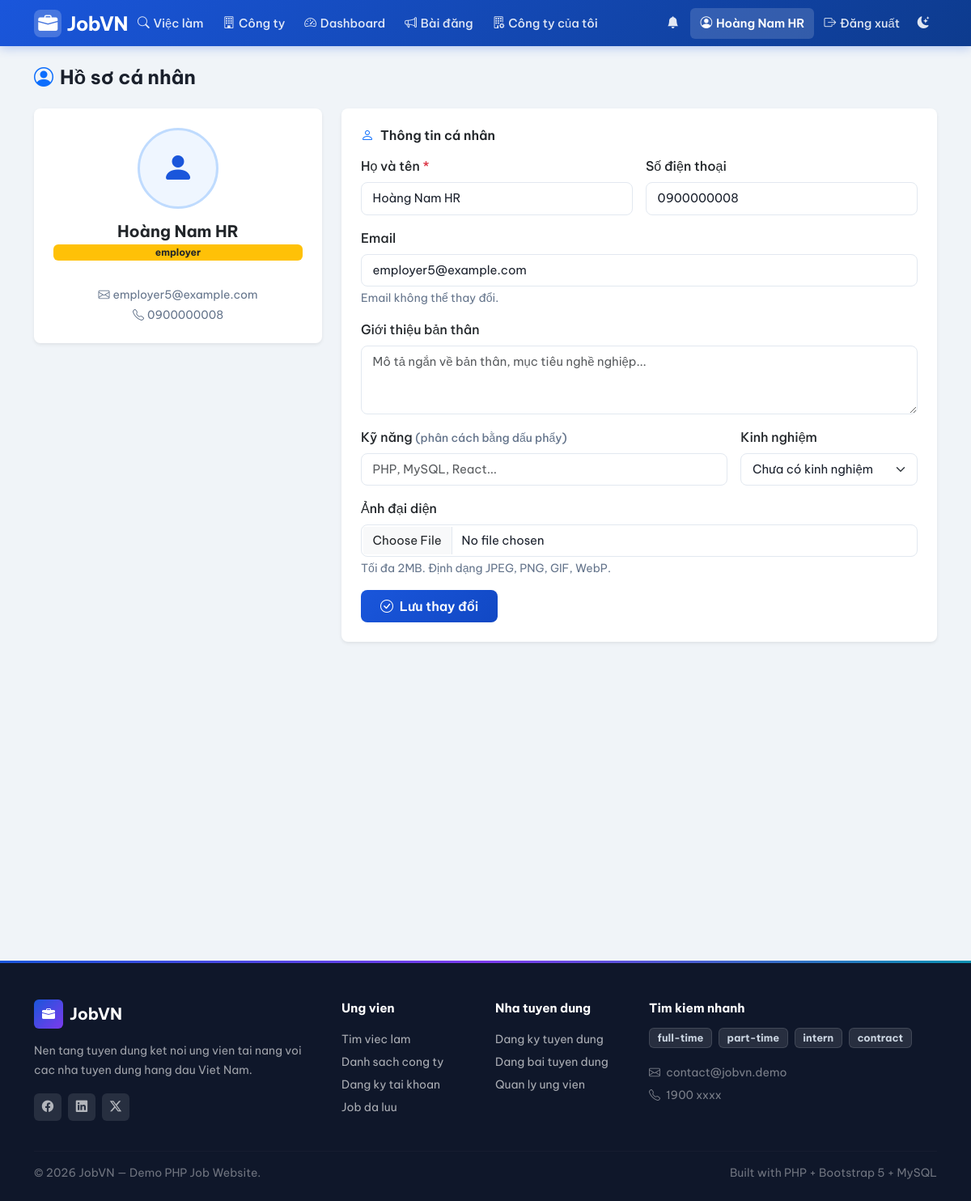
/index.php?page=user/profile (signed in), run on the app's committed database.
### tables this page shows
CREATE TABLE users (
    id INT AUTO_INCREMENT PRIMARY KEY,
    email VARCHAR(150) NOT NULL UNIQUE,
    password VARCHAR(255) NOT NULL,              
    full_name VARCHAR(150) NOT NULL,
    role ENUM('admin','employer','user') NOT NULL DEFAULT 'user',
    phone VARCHAR(30) NULL,
    bio TEXT NULL,                                
    skills VARCHAR(500) NULL,                     
    experience_years TINYINT NULL,                
    avatar VARCHAR(255) NULL,                     
    created_at DATETIME NOT NULL DEFAULT CURRENT_TIMESTAMP
);

### public/index.php (called while the page is built, shortened)
<?php
require_once __DIR__ . '/../src/db.php';
require_once __DIR__ . '/../src/helpers.php';
require_once __DIR__ . '/../src/auth.php';
$routes = [
    'home'                    => 'home.php',
    'login'                   => 'login.php',
    'register'                => 'register.php',
    'logout'                  => 'logout.php',
    'jobs'                    => 'jobs.php',
    'job_detail'              => 'job_detail.php',
    'companies'               => 'companies.php',
    'company_detail'          => 'company_detail.php',
    'download_cv'             => 'download_cv.php',
    'user/apply'              => 'user/apply.php',
    'user/my_applications'    => 'user/my_applications.php',
    'user/notifications'      => 'user/notifications.php',
    'user/profile'            => 'user/profile.php',
    'user/saved_jobs'         => 'user/saved_jobs.php',
    'user/become_employer'    => 'user/become_employer.php',
    'employer/dashboard'      => 'employer/dashboard.php',
    'employer/jobs'           => 'employer/jobs.php',
    'employer/job_form'       => 'employer/job_form.php',
    'employer/job_delete'     => 'employer/job_delete.php',
    'employer/applications'   => 'employer/applications.php',
    'employer/company'        => 'employer/company.php',
    'admin/dashboard'         => 'admin/dashboard.php',
    'admin/users'             => 'admin/users.php',
    'admin/user_delete'       => 'admin/user_delete.php',
    'admin/jobs'              => 'admin/jobs.php',
    'admin/job_delete'        => 'admin/job_delete.php',
    'admin/companies'             => 'admin/companies.php',
    'admin/applications'          => 'admin/applications.php',
    'admin/employer_requests'     => 'admin/employer_requests.php',
];
$page = $_GET['page'] ?? 'home';
$file = __DIR__ . '/../src/pages/' . $routes[$page];
require $file;

### src/helpers.php (called while the page is built, shortened)
<?php
function e($v): string
{
    return htmlspecialchars((string)$v, ENT_QUOTES, 'UTF-8');
}
function url(string $page, array $params = []): string
{
    $params = array_merge(['page' => $page], $params);
    return BASE_URL . '?' . http_build_query($params);
}

### src/db.php (called while the page is built, shortened)
<?php
function db(): PDO
{
    static $pdo = null;
    if ($pdo === null) {
        $dsn = 'mysql:host=' . DB_HOST . ';port=' . DB_PORT . ';dbname=' . DB_NAME . ';charset=utf8mb4';
        $attempts = 0;
        while (true) {
            try {
                $pdo = new PDO($dsn, DB_USER, DB_PASS, [
                    PDO::ATTR_ERRMODE              => PDO::ERRMODE_EXCEPTION,
                    PDO::ATTR_DEFAULT_FETCH_MODE   => PDO::FETCH_ASSOC,
                    PDO::ATTR_EMULATE_PREPARES     => false,
                    PDO::MYSQL_ATTR_INIT_COMMAND   => "SET NAMES utf8mb4 COLLATE utf8mb4_unicode_ci",
                ]);
                break;
            } catch (PDOException $e) {
                $attempts++;
                if ($attempts >= 10) {
                    die('Không kết nối được MySQL: ' . $e->getMessage());
                }
                sleep(1);
            }
        }
    }
    return $pdo;
}

### src/auth.php (called while the page is built, shortened)
<?php
require_once __DIR__ . '/db.php';
function current_user(): ?array
{
    static $cache = null;
    if ($cache !== null) return $cache;
    $stmt = db()->prepare('SELECT * FROM users WHERE id = ?');
    $stmt->execute([$_SESSION['user_id']]);
    $cache = $stmt->fetch() ?: null;
    return $cache;
}
function require_role(string ...$roles): array
{
    $u = current_user();
    return $u;
}

### src/pages/user/profile.php (the view, shortened to what this page needs)
<?php
$u = require_role('user', 'employer', 'admin');
$stmt = db()->prepare('SELECT * FROM users WHERE id = ?');
$stmt->execute([$u['id']]);
require __DIR__ . '/../../layout/header.php';
?>
<h4 class="fw-700 mb-4">
    <i class="bi bi-person-circle me-2 text-primary"></i>Hồ sơ cá nhân
</h4>
<div class="row g-4">
    <div class="col-md-4">
        <div class="card border-0 shadow-sm rounded-3 text-center p-4">
            <?php if (!empty($u['avatar'])): ?>
                <img src="/uploads/avatars/<?= e($u['avatar']) ?>"
                     alt="Avatar"
                     style="width:100px;height:100px;border-radius:50%;object-fit:cover;border:3px solid #e2e8f0;margin:0 auto 1rem">
            <?php else: ?>
                <div style="width:100px;height:100px;border-radius:50%;background:#eff6ff;border:3px solid #bfdbfe;
                            display:flex;align-items:center;justify-content:center;margin:0 auto 1rem;color:#1a56db;font-size:2.5rem">
                    <i class="bi bi-person-fill"></i>
                </div>
            <?php endif; ?>
            <h5 class="fw-700 mb-1"><?= e($u['full_name']) ?></h5>
            <span class="badge bg-<?= ['admin'=>'danger','employer'=>'warning text-dark','user'=>'success'][$u['role']] ?? 'secondary' ?> mb-3">
                <?= e($u['role']) ?>
            </span>
            <div class="mt-3 text-muted small">
                <i class="bi bi-envelope me-1"></i><?= e($u['email']) ?>
            </div>
            <?php if ($u['phone']): ?>
            <div class="text-muted small mt-1">
                <i class="bi bi-telephone me-1"></i><?= e($u['phone']) ?>
            </div>
            <?php endif; ?>
        </div>
    </div>
    <div class="col-md-8">
        <div class="card border-0 shadow-sm rounded-3 mb-4">
            <div class="card-body p-4">
                <h6 class="fw-600 mb-3">
                    <i class="bi bi-person text-primary me-2"></i>Thông tin cá nhân
                </h6>
                <form method="post" enctype="multipart/form-data">
                    <div class="row g-3">
                        <div class="col-md-6">
                            <label class="form-label fw-500">Họ và tên <span class="text-danger">*</span></label>
                            <input name="full_name" value="<?= e($u['full_name']) ?>"
                                   class="form-control" required>
                        </div>
                        <div class="col-md-6">
                            <label class="form-label fw-500">Số điện thoại</label>
                            <input name="phone" value="<?= e($u['phone'] ?? '') ?>"
                                   class="form-control" placeholder="0900000000">
                        </div>
                        <div class="col-md-12">
                            <label class="form-label fw-500">Email</label>
                            <input type="email" value="<?= e($u['email']) ?>"
                                   class="form-control" readonly style="background:#f8fafc">
                            <div class="form-text text-muted">Email không thể thay đổi.</div>
                        </div>
                        <div class="col-md-12">
                            <label class="form-label fw-500">Giới thiệu bản thân</label>
                            <textarea name="bio" class="form-control" rows="3"
                                      placeholder="Mô tả ngắn về bản thân, mục tiêu nghề nghiệp..."><?= e($u['bio'] ?? '') ?></textarea>
                        </div>
                        <div class="col-md-8">
                            <label class="form-label fw-500">Kỹ năng <span class="text-muted small fw-400">(phân cách bằng dấu phẩy)</span></label>
                            <input name="skills" value="<?= e($u['skills'] ?? '') ?>"
                                   class="form-control" placeholder="PHP, MySQL, React...">
                        </div>
                        <div class="col-md-4">
                            <label class="form-label fw-500">Kinh nghiệm</label>
                            <select name="experience_years" class="form-select">
                                <?php for ($y = 0; $y <= 10; $y++): ?>
                                    <option value="<?= $y ?>" <?= ($u['experience_years'] ?? null) == $y ? 'selected' : '' ?>>
                                        <?= $y === 0 ? 'Chưa có kinh nghiệm' : ($y < 10 ? $y . ' năm' : '10+ năm') ?>
                                    </option>
                                <?php endfor; ?>
                            </select>
                        </div>
                        <div class="col-md-12">
                            <label class="form-label fw-500">Ảnh đại diện</label>
                            <input type="file" name="avatar" accept="image/*" class="form-control">
                            <div class="form-text text-muted">Tối đa 2MB. Định dạng JPEG, PNG, GIF, WebP.</div>
                        </div>
                    </div>
                    <div class="mt-3">
                        <button class="btn btn-primary px-4">
                            <i class="bi bi-check-circle me-1"></i> Lưu thay đổi
                        </button>
                    </div>
                </form>
            </div>
        </div>
    </div>
</div>
<?php require __DIR__ . '/../../layout/footer.php';

### src/layout/header.php (shortened to what this page needs)
<?php
$u = current_user();
$currentPage = $_GET['page'] ?? 'home';
?>
<!doctype html>
<html lang="vi">
<head>
    <link href="https://cdn.jsdelivr.net/npm/bootstrap@5.3.2/dist/css/bootstrap.min.css" rel="stylesheet">
    <link href="https://cdn.jsdelivr.net/npm/bootstrap-icons@1.11.3/font/bootstrap-icons.min.css" rel="stylesheet">
</head>
<body>
<nav class="navbar navbar-expand-lg navbar-main">
    <div class="container">
        <a class="navbar-brand-logo text-decoration-none" href="<?= e(url('home')) ?>">
            <div class="logo-icon"><i class="bi bi-briefcase-fill text-white"></i></div>
            JobVN
        </a>
        <div class="collapse navbar-collapse" id="mainNav">
            <ul class="navbar-nav me-auto">
                <li class="nav-item">
                    <a class="nav-link <?= in_array($currentPage, ['jobs','job_detail']) ? 'active' : '' ?>"
                       href="<?= e(url('jobs')) ?>">
                        <i class="bi bi-search"></i> Việc làm
                    </a>
                </li>
                <li class="nav-item">
                    <a class="nav-link <?= $currentPage === 'companies' ? 'active' : '' ?>"
                       href="<?= e(url('companies')) ?>">
                        <i class="bi bi-building"></i> Công ty
                    </a>
                </li>
                <?php if ($u && $u['role'] === 'employer'): ?>
                    <li class="nav-item">
                        <a class="nav-link <?= $currentPage === 'employer/dashboard' ? 'active' : '' ?>"
                           href="<?= e(url('employer/dashboard')) ?>">
                            <i class="bi bi-speedometer2"></i> Dashboard
                        </a>
                    </li>
                    <li class="nav-item">
                        <a class="nav-link <?= in_array($currentPage, ['employer/jobs','employer/job_form']) ? 'active' : '' ?>"
                           href="<?= e(url('employer/jobs')) ?>">
                            <i class="bi bi-megaphone"></i> Bài đăng
                        </a>
                    </li>
                    <li class="nav-item">
                        <a class="nav-link <?= $currentPage === 'employer/company' ? 'active' : '' ?>"
                           href="<?= e(url('employer/company')) ?>">
                            <i class="bi bi-building-gear"></i> Công ty của tôi
                        </a>
                    </li>
                <?php endif; ?>
            </ul>
            <ul class="navbar-nav align-items-lg-center">
                <?php if ($u): ?>
                    <li class="nav-item">
                        <a class="nav-link <?= $currentPage === 'user/notifications' ? 'active' : '' ?>"
                           href="<?= e(url('user/notifications')) ?>"
                           title="Thông báo"
                           style="position:relative;padding-right:0.9rem !important">
                            <i class="bi bi-bell-fill"></i>
                        </a>
                    </li>
                    <li class="nav-item">
                        <a class="nav-link <?= in_array($currentPage, ['user/profile']) ? 'active' : '' ?>"
                           href="<?= e(url('user/profile')) ?>">
                            <?php if (!empty($u['avatar'])): ?>
                                <img src="/uploads/avatars/<?= e($u['avatar']) ?>"
                                     style="width:28px;height:28px;border-radius:50%;object-fit:cover;border:2px solid rgba(255,255,255,0.4);vertical-align:middle">
                            <?php else: ?>
                                <i class="bi bi-person-circle"></i>
                            <?php endif; ?>
                            <span class="d-none d-lg-inline"><?= e($u['full_name']) ?></span>
                        </a>
                    </li>
                    <li class="nav-item">
                        <a class="nav-link" href="<?= e(url('logout')) ?>">
                            <i class="bi bi-box-arrow-right"></i> Đăng xuất
                        </a>
                    </li>
                <?php endif; ?>
                <li class="nav-item">
                    <button id="theme-toggle" class="nav-link btn btn-link border-0" title="Chuyển dark/light mode"
                            style="background:none;padding:0.5rem 0.6rem !important">
                        <i id="theme-icon" class="bi bi-moon-stars-fill"></i>
                    </button>
                </li>
            </ul>
        </div>
    </div>
</nav>
<main class="container py-4">

### src/layout/header.php (style rules this page uses)
:root { --bg-main: #f0f4f8; --bg-card: #ffffff; --text-main: #1a202c; --text-muted: #64748b; --border-color: #e2e8f0; --navbar-bg: linear-gradient(135deg, #1a56db 0%, #0d3b8e 100%); --table-hover-bg: #f8faff; --input-bg: #ffffff; --footer-bg: #1e293b; }
body { font-family: 'Be Vietnam Pro', sans-serif; background: var(--bg-main); color: var(--text-main); transition: background 0.2s, color 0.2s; }
.card { background: var(--bg-card) !important; border-color: var(--border-color) !important; }
.form-control, .form-select { background-color: var(--input-bg) !important; color: var(--text-main) !important; border-color: var(--border-color) !important; }
.text-muted { color: var(--text-muted) !important; }
.navbar-main { background: var(--navbar-bg); }
.fw-500 { font-weight: 500 !important; }
.fw-600 { font-weight: 600 !important; }
.fw-700 { font-weight: 700 !important; }
.navbar-main { background: linear-gradient(135deg, #1a56db 0%, #0d3b8e 100%); box-shadow: 0 2px 12px rgba(26, 86, 219, 0.3); padding: 0.6rem 0; }
.navbar-brand-logo { font-size: 1.5rem; font-weight: 700; color: #fff !important; letter-spacing: -0.5px; display: flex; align-items: center; gap: 0.4rem; }
.navbar-brand-logo .logo-icon { background: rgba(255,255,255,0.2); border-radius: 8px; width: 34px; height: 34px; display: flex; align-items: center; justify-content: center; }
.navbar-main .nav-link { color: rgba(255,255,255,0.88) !important; font-weight: 500; font-size: 0.92rem; padding: 0.5rem 0.75rem !important; border-radius: 6px; transition: background 0.15s, color 0.15s; display: flex; align-items: center; gap: 0.3rem; }
.navbar-main .nav-link:hover, .navbar-main .nav-link.active { color: #fff !important; background: rgba(255,255,255,0.15); }
.navbar-main .nav-link.active { font-weight: 600; }
main.container { padding-top: 1.5rem; padding-bottom: 2rem; }
.form-control, .form-select { border-radius: 8px; border-color: #e2e8f0; font-size: 0.93rem; padding: 0.5rem 0.85rem; }
.btn-primary { background: linear-gradient(135deg, #1a56db 0%, #1148c4 100%); border: none; font-weight: 600; border-radius: 8px; padding: 0.5rem 1.25rem; transition: opacity 0.15s, transform 0.1s; }
.revealed { opacity: 1 !important; transform: translateY(0) !important; }

### data on the page
users: full_name "Hoàng Nam HR", role "employer", email "employer5@example.com", phone "0900000008", experience_years "Chưa có kinh nghiệm"

### other printed values
$t "full-time"
$t "part-time"
$t "intern"
$t "contract"
